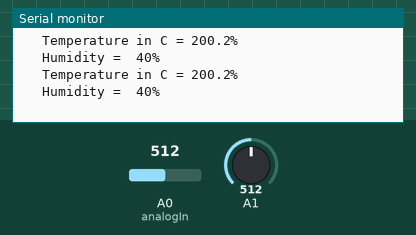
Recording of a sketch running on a simulated Arduino Uno, built with avr-gcc and run on an emulated ATmega328P. Parts: the last lines printed to the serial monitor. Inputs (shaded band) come from the test bench; at power-on: A0 (analogIn) = 512, A1 = 512.

Above: at 5.8 s.
5.9 s: A0 (analogIn) set to 716
At 11.1 s:
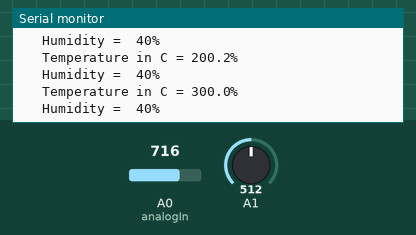
11.9 s: A1 set to 716
At 16.1 s:
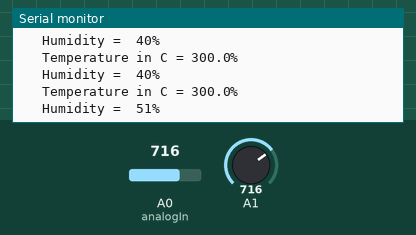
17.9 s: A0 (analogIn) set to 900
At 21.2 s:
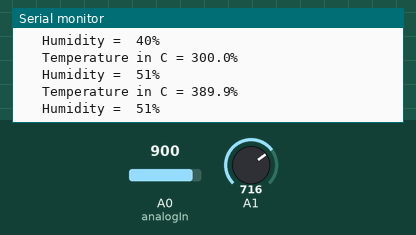
23.9 s: A1 set to 900
At 26.2 s:
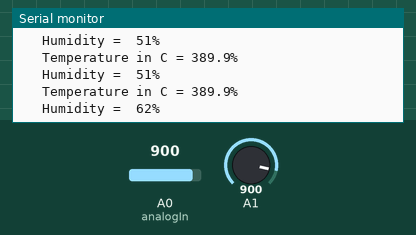
Timing chart, 0 to 27.7 s (numbered marks = the images above; inputs shaded):
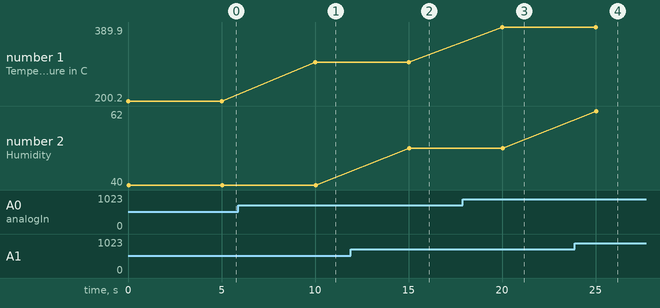

Measured:
- after the input at 5.9 s, the serial monitor: prints a new line after 4.1 s (image 1)
- after the input at 11.9 s, the serial monitor: prints a new line after 3.1 s (image 2)
- after the input at 17.9 s, the serial monitor: prints a new line after 2.1 s (image 3)
- after the input at 23.9 s, the serial monitor: prints a new line after 1.1 s (image 4)
- plotted number 1: 200.2 → 300 after the input at 5.9 s, 300 → 389.9 after the input at 17.9 s
- plotted number 2: 40 → 51 after the input at 11.9 s, 51 → 62 after the input at 23.9 s

The sketch:

dht11.ino
```cpp
const int analogIn = A0;
int humiditysensorOutput = 0;
// Defining Variables
int RawValue= 0;
double Voltage = 0;
double tempC = 0;
double tempF = 0;

void setup(){
  Serial.begin(9600);
  pinMode(A1, INPUT);
}

void loop(){

  RawValue = analogRead(analogIn);
  Voltage = (RawValue / 1023.0) * 5000; // 5000 to get millivots.
  tempC = (Voltage-500) * 0.1; // 500 is the offset
  Serial.print("\t Temperature in C = ");
  Serial.print(tempC,1);
  Serial.println("%");
  humiditysensorOutput = analogRead(A1);
  Serial.print("\t Humidity =  "); // Printing out Humidity Percentage
  Serial.print(map(humiditysensorOutput, 0, 1023, 10, 70));
  Serial.println("%");
  delay(5000);  //iterate every 5 seconds

}
```
